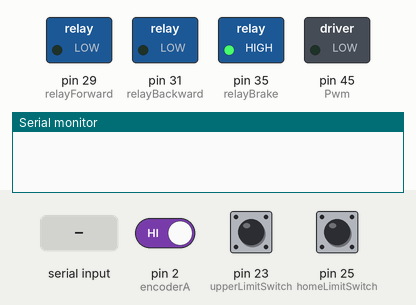
This sketch was run on a simulated Arduino Mega 2560, built with avr-gcc and run on an emulated ATmega2560. Parts: switched loads named in the sketch (green lamp = pin HIGH), the last lines printed to the serial monitor. The inputs (shaded band) are chosen by the test bench; at power-on: pin 23 (upperLimitSwitch) LOW, pin 25 (homeLimitSwitch) LOW, pin 2 (encoderA) HIGH.

Above: at 2.2 s.
2.3 s: "s90\n" received over Serial
At 3.5 s:
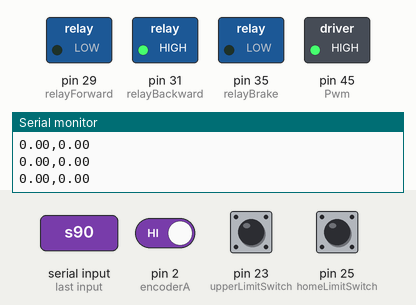
3.8 s: pin 23 (upperLimitSwitch) pulled HIGH for 0.15 s
At 4.7 s:
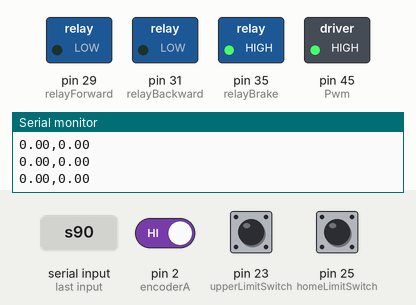
5.4 s: "h90\n" received over Serial
At 5.9 s:
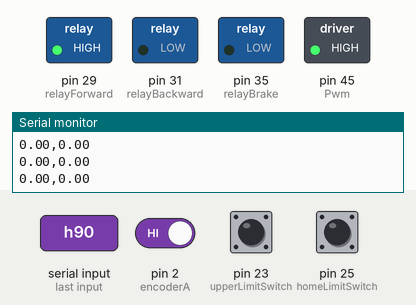
6.9 s: pin 25 (homeLimitSwitch) pulled HIGH for 0.15 s
At 8.1 s:
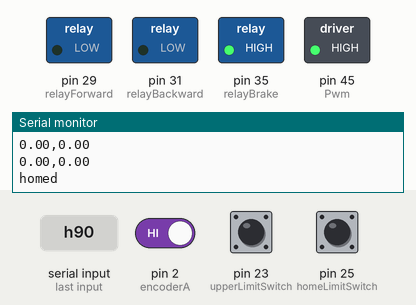
8.5 s: "h,45\n" received over Serial
At 9.4 s:
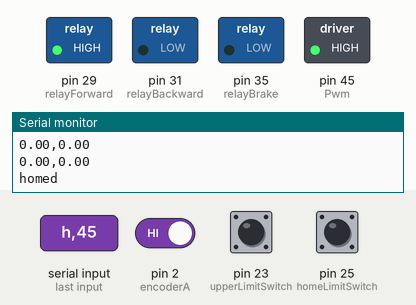
10.0 s: pin 25 (homeLimitSwitch) pulled HIGH for 1 s
At 10.6 s:
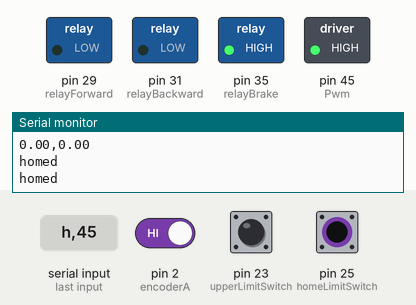
Timing chart, 0 to 13.0 s (numbered marks = the images above; inputs shaded):
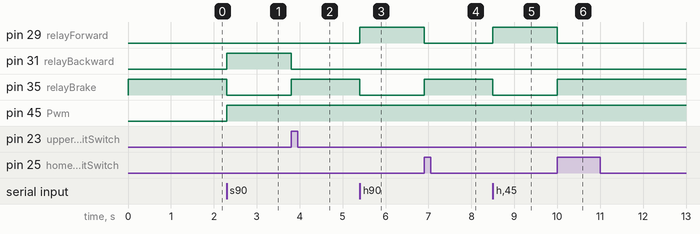

The sketch:

final_tensile_2.1.ino
```cpp
// Pin assignments.
#define encoderA 2
#define encoderB 3
#define upperLimitSwitch 23
#define homeLimitSwitch 25
#define relayForward 29
#define relayBackward 31
#define relayBrake 35
#define Pwm 45
int m_sp = 50;
float ans;

volatile double counter = 0;
unsigned long clock = 0;
volatile int aState;
volatile int aLastState;
volatile int lastcounter = 0;

// variable to only read the weight from the rs232 communication.
int charcount = 1;
bool stringComplete = false;
String stringweight = "";
float floatweight = 0.0;

// variable for dramatic load relase.
float previousWeight = 0.0;
float threshold = 2.5;
bool broken = false;
bool brokenloop = false;

// remove the extra space form the rs232 reading
String removeSpaces(String str) {
  String result = "";

  for (int i = 0; i < str.length(); i++) {
    if (str.charAt(i) != ' ') {
      result += str.charAt(i);
    }
  }
  return result;
}

// encoder reading
void encoder()
{
  aState = digitalRead(encoderA);
   if (aState != aLastState){
     if (digitalRead(encoderB) != aState) {
       counter ++;
     } else {
       counter --;
     }
   }
   aLastState = aState;
  lastcounter = counter;
}

void setup() {


  Serial.begin(115200); //Serial Communicaiton Begin
  Serial1.begin(9600); // Serial Communication for weighing machine
  // Motor pins
  pinMode(relayForward, OUTPUT);
  pinMode(relayBackward, OUTPUT);
  pinMode(relayBrake, OUTPUT);
  pinMode(Pwm, OUTPUT);

  // Limit switches
  pinMode(homeLimitSwitch, INPUT);
  pinMode(upperLimitSwitch, INPUT);

  // Encoder Pins
  pinMode (encoderA,INPUT_PULLUP);
  pinMode (encoderB,INPUT_PULLUP);
  attachInterrupt(digitalPinToInterrupt(encoderA),encoder,CHANGE);

  // Initialize relays to off position
  digitalWrite(relayForward, LOW);
  digitalWrite(relayBackward, LOW);
  digitalWrite(relayBrake, HIGH); // Engage brake initially
  delay(1000); // act as a loading bar
}

void loop() {
  if (Serial.available()) {
    char command = Serial.read();
    switch (command) {
      case 'h': // Homing
        homingSequence();
        break;
      case 's': // Start motor forward and read load
        startMotorForward();
        break;
      case 'u': // jog up
        while(true)
        {
          int speed = Serial.parseInt();
          if ( speed != 0)
          {
            jog('u',speed);
            break;
          }
        }
        break;
      case 'd': // jog down
         while(true)
        {
          int speed = Serial.parseInt();
          if ( speed != 0)
          {
            jog('d',speed);
            break;
          }
        }
        break;
    }
  }
}

void homingSequence() {
  // Disengage brake and move motor backward
  if ( digitalRead(homeLimitSwitch) == LOW ){ // Check already Home
      CW(50);
     while (digitalRead(homeLimitSwitch) == LOW)
     {
      // Wait until home limit switch is triggered
        yield();// ESP8266 can run background task
     }
  // Stop motor and engage brake
  stopMotor();
  Serial.println("homed");
  }
  counter = 0;
}

void startMotorForward() {
  bool broken = false;
  bool brokenloop = false;
  counter = 0;
  // Disengage brake and move motor forward
  CCW(m_sp);
  while (true)
  {
    float encoderValue = (12.00/668.00)*counter;  // convert encoder reading into actual measurment
    if (Serial1.available())
    {
      if (brokenloop == false){
      char inByte = Serial1.read();
      charcount ++;

       if(inByte == 'g')
       {
        charcount = 1;
       }
       else if(charcount >= 10)
       {
        //Serial.print(inByte);
        String stu = String(inByte);
        if (inByte == 'k') { // Check if the incoming character is 'g'
          stringComplete = true;  // Set the flag to true indicating the string is complete
        } else {
          stringweight += inByte; // Append the character to the string
        }
        }
         if (stringComplete) {
          // The incoming string is complete, process it here
          //floatweight = stringweight.toFloat();
          floatweight = removeSpaces(stringweight).toFloat();
          // Clear the string for the next round and reset the flag
          stringweight = "";
          stringComplete = false;


          if (( previousWeight - floatweight ) > 0 && floatweight < -0.01){
          brokenloop = true;
          }
          // Code to stop the machine or halt further readings

          previousWeight = floatweight; // Update the previousWeight with the current reading for the next comparison

        }

  }
    }
    if (clock >= 200)
    {
      //if (encoderValue>0)
      //{
        noInterrupts();
      Serial.print(encoderValue);
      Serial.print(",");
      Serial.println(floatweight);
        interrupts();
      //}

    }

    clock ++;
    if (digitalRead(upperLimitSwitch) == HIGH || brokenloop == true) {
      // Stop everything if upper limit switch is triggered or load falls dramatically
      stopMotor();
      break;
    }

  }
  delay(50);
}
void jog(char dirt,int dta)
{
  if (dirt == 'u')
  {
    CCW(10);
    delay(dta);
    stopMotor();
  }
  else if(dirt == 'd')
  {
    CW(10);
    delay(dta);
    stopMotor();
  }

}
void stopMotor() {
  digitalWrite(relayForward, LOW);
  digitalWrite(relayBackward, LOW);
  digitalWrite(relayBrake, HIGH); // Engage brake
}
void CW(int dta) {
  float hz = map (dta,0,50,0,255);
  analogWrite(Pwm,hz);
  digitalWrite(relayForward, HIGH);
  digitalWrite(relayBackward, LOW);
  digitalWrite(relayBrake, LOW); // Relase brake
}
void CCW(int dta) {
  float hz = map (dta,0,50,0,255);
  analogWrite(Pwm,hz);
  digitalWrite(relayForward, LOW);
  digitalWrite(relayBackward, HIGH);
  digitalWrite(relayBrake, LOW); // Relase brake
}
```

Measured:
- after the input at 2.3 s, pin 31 (relayBackward), pin 45 (Pwm): LOW → HIGH at once; pin 35 (relayBrake): HIGH → LOW at once
- after the input at 3.8 s, pin 31 (relayBackward): HIGH → LOW at once; pin 35 (relayBrake): LOW → HIGH at once
- after the input at 5.4 s, pin 29 (relayForward): LOW → HIGH at once; pin 35 (relayBrake): HIGH → LOW at once
- after the input at 6.9 s, pin 29 (relayForward): HIGH → LOW at once; pin 35 (relayBrake): LOW → HIGH at once
- after the input at 8.5 s, pin 29 (relayForward): LOW → HIGH at once; pin 35 (relayBrake): HIGH → LOW at once
- after the input at 10.0 s, pin 29 (relayForward): HIGH → LOW at once; pin 35 (relayBrake): LOW → HIGH at once
